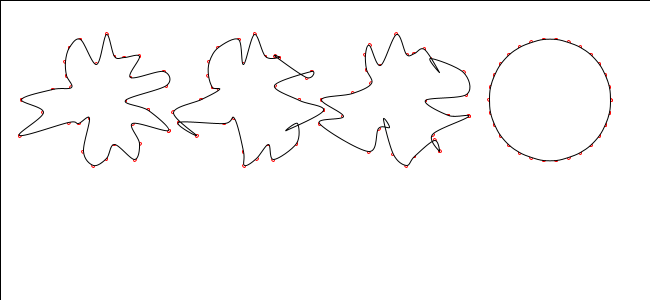
Frame 1 (no input)
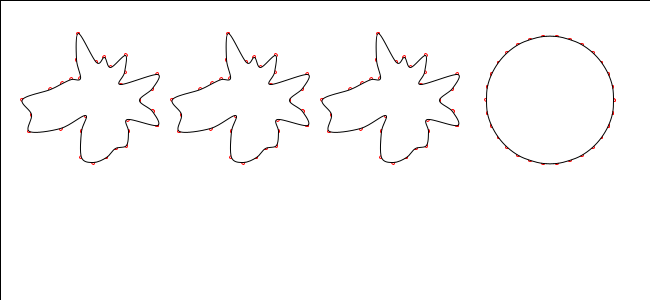
Frame 60 (the mouse pressed at the canvas centre just before this capture)
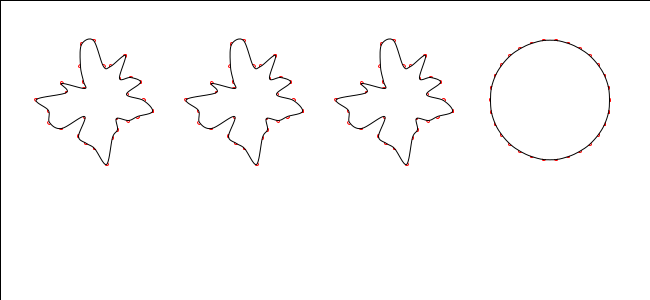
Frame 120 (the mouse held since frame 60 and released just before this capture)

The Processing sketch that drew these frames (run headless with seeded random() and noise(); from frame 60 on, the mouse is pressed at the canvas centre):

// Processing sketch: processing_97536
// ── processing_97536.pde

RelaxedFluffy relaxed;
AscendingFluffy rotating;
RunningFluffy running;
PulsingFluffy f1;

void setup() {
  size(650, 300);
  relaxed = new RelaxedFluffy(100, 100, 30);
  rotating = new AscendingFluffy(250, 100, 30);
  running = new RunningFluffy(400, 100, 30);
  f1 = new PulsingFluffy(550, 100, 30);
}

void draw() {
  background(255);
  rect(0, 0, width, height);
  relaxed.draw();
  rotating.draw();
  running.draw();
  f1.draw();
}

abstract class Fluffy {
  int x;
  int y;
  int points;
  Fluffy(int x, int y, int points) {
    this.x = x;
    this.y = y;
    this.points = points;
  }
  abstract void draw();
}

class Point2D {
  float x;
  float y;
  Point2D(float x, float y) {
    this.x = x;
    this.y = y;
  }
}

abstract class CurveVertexFluffy extends Fluffy {
  CurveVertexFluffy(int x, int y, int points) {
    super(x, y, points);
  }
  void draw() {
    beginShape();
    for(int i=0; i < this.points+3; i++) {
      Point2D v = this.getNoisyPoint(i);
      curveVertex(v.x, v.y);
      pushStyle();
        stroke(255, 0, 0);
        ellipse(v.x, v.y, 3, 3);
      popStyle();
    }
    endShape();
  }
  abstract Point2D getNoisyPoint(int i);
}

class RelaxedFluffy extends CurveVertexFluffy {
  RelaxedFluffy(int x, int y, int points) {
    super(x, y, points);
  }
  Point2D getNoisyPoint(int i) {
    float x = 100*(noise(frameCount*0.005, (i+this.x)%this.points))*cos(2*PI*i/this.points)+this.x;
    float y = 100*(noise(frameCount*0.005, (i+this.y)%this.points))*sin(2*PI*i/this.points)+this.y;
    return new Point2D(x, y);
  }
}

class AscendingFluffy extends CurveVertexFluffy {
  AscendingFluffy(int x, int y, int points) {
    super(x, y, points);
  }
  Point2D getNoisyPoint(int i) {
    float x = 100*(noise(frameCount*0.005, (i+this.x+frameCount)%this.points))*cos(2*PI*i/this.points)+this.x;
    float y = 100*(noise(frameCount*0.005, (i+this.y)%this.points))*sin(2*PI*i/this.points)+this.y;
    return new Point2D(x, y);
  }
}

class RunningFluffy extends CurveVertexFluffy {
  RunningFluffy(int x, int y, int points) {
    super(x, y, points);
  }
  Point2D getNoisyPoint(int i) {
    float x = 100*(noise(frameCount*0.005, (i+this.x)%this.points))*cos(2*PI*i/this.points)+this.x;
    float y = 100*(noise(frameCount*0.005, (i+this.y+frameCount)%this.points))*sin(2*PI*i/this.points)+this.y;
    return new Point2D(x, y);
  }
}

class PulsingFluffy extends CurveVertexFluffy {
  PulsingFluffy(int x, int y, int points) {
    super(x, y, points);
  }
  Point2D getNoisyPoint(int i) {
    float x = 100*(noise(frameCount*0.005, frameCount*0.008))*cos(2*PI*i/this.points)+this.x;
    float y = 100*(noise(frameCount*0.005, frameCount*0.008))*sin(2*PI*i/this.points)+this.y;
    return new Point2D(x, y);
  }
}
